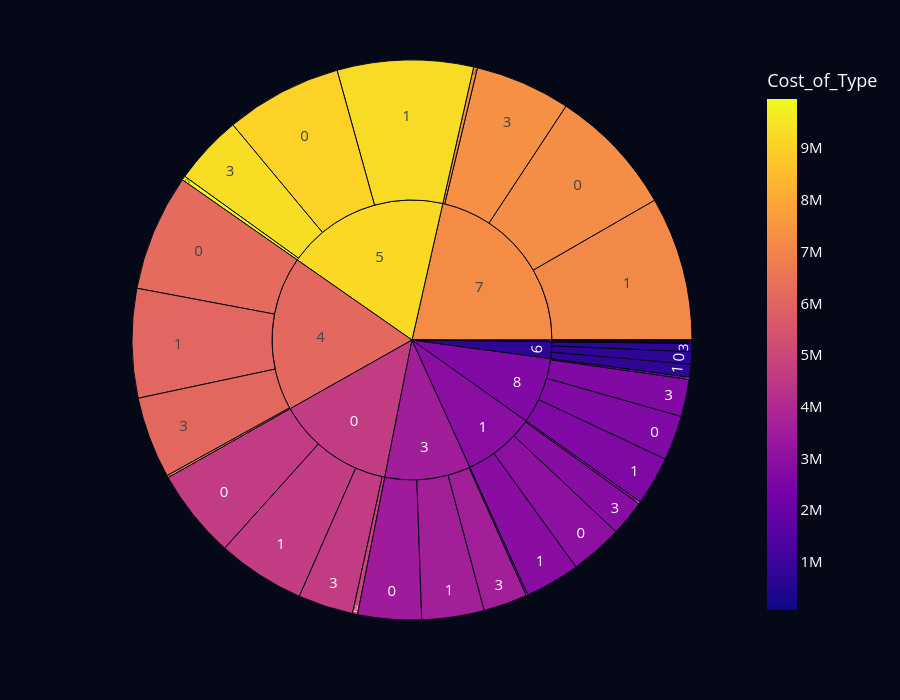

Notebook code cell kept with this figure:
### Code cell
fig=px.sunburst(

df,

path=["Wedding_Type","Decor_Category"],

values="Cost_of_Type",

color="Cost_of_Type",

color_continuous_scale="Plasma"

)

fig.update_layout(**fig_layout,height=700)

fig.show()
